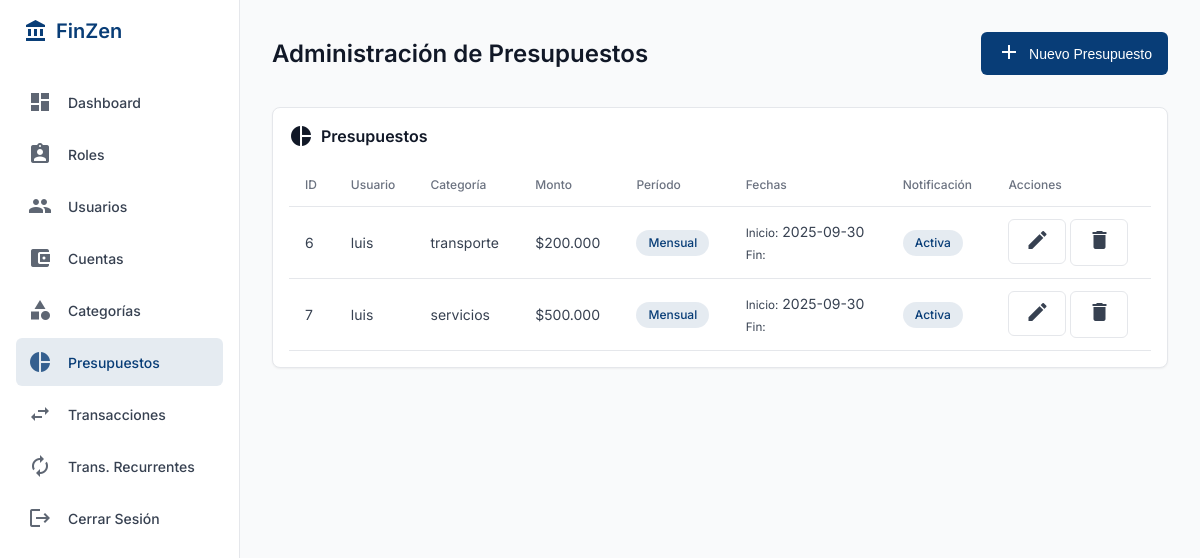
Page /admin/presupuestos.php on the committed database.
### tables this page shows
CREATE TABLE `presupuestos` (
  `id` int(10) UNSIGNED NOT NULL,
  `usuario_id` int(10) UNSIGNED NOT NULL,
  `categoria_id` int(10) UNSIGNED NOT NULL,
  `monto` bigint(20) NOT NULL COMMENT 'Valor en centavos/unidad mínima',
  `periodo` enum('mensual','anual') NOT NULL,
  `fecha_inicio` date NOT NULL,
  `fecha_fin` date DEFAULT NULL,
  `notificacion` tinyint(1) DEFAULT 1,
  `creado_en` timestamp NOT NULL DEFAULT current_timestamp(),
  `actualizado_en` timestamp NULL DEFAULT NULL ON UPDATE current_timestamp()
);

CREATE TABLE `usuarios` (
  `id` int(10) UNSIGNED NOT NULL,
  `nombre_usuario` varchar(100) NOT NULL,
  `correo_electronico` varchar(150) NOT NULL,
  `hash_contraseña` varchar(255) NOT NULL,
  `rol_id` tinyint(3) UNSIGNED NOT NULL DEFAULT 2,
  `saldo` bigint(20) NOT NULL DEFAULT 0 COMMENT 'Valor en centavos/unidad mínima',
  `moneda` char(3) DEFAULT 'PYG',
  `activo` tinyint(1) DEFAULT 1,
  `creado_en` timestamp NOT NULL DEFAULT current_timestamp(),
  `actualizado_en` timestamp NULL DEFAULT NULL ON UPDATE current_timestamp()
);

CREATE TABLE `categorias` (
  `id` int(10) UNSIGNED NOT NULL,
  `usuario_id` int(10) UNSIGNED NOT NULL,
  `nombre` varchar(50) NOT NULL,
  `tipo` enum('ingreso','gasto') NOT NULL,
  `icono` varchar(50) DEFAULT 'category',
  `color` char(7) DEFAULT '#1976D2',
  `creado_en` timestamp NOT NULL DEFAULT current_timestamp(),
  `actualizado_en` timestamp NULL DEFAULT NULL ON UPDATE current_timestamp()
);

### admin/presupuestos.php (the view, shortened to what this page needs)
<?php
$servername = "localhost";
$username = "root";
$password = "";
$dbname = "finzen";
try {
    $conn = new PDO(
        "mysql:host=$servername;dbname=$dbname",
        $username,
        $password
    );
    $conn->setAttribute(PDO::ATTR_ERRMODE, PDO::ERRMODE_EXCEPTION);
} catch (PDOException $e) {
    die("Conexión fallida: " . $e->getMessage());
}
$periodos = [
    "diario" => "Diario",
    "semanal" => "Semanal",
    "mensual" => "Mensual",
    "trimestral" => "Trimestral",
    "semestral" => "Semestral",
    "anual" => "Anual",
];
try {
    $stmt = $conn->prepare("SELECT p.*, u.nombre_usuario, c.nombre AS categoria_nombre
                            FROM presupuestos p
                            LEFT JOIN usuarios u ON p.usuario_id = u.id
                            LEFT JOIN categorias c ON p.categoria_id = c.id");
    $stmt->execute();
    $presupuestos = $stmt->fetchAll(PDO::FETCH_ASSOC);
} catch (PDOException $e) {
    die("Error al obtener presupuestos: " . $e->getMessage());
}
?>
<!DOCTYPE html>
<html lang="es">
<head>
</head>
<body>
    <div class="container">
        <div class="sidebar">
            <div class="logo">
                <i class="material-icons">account_balance</i>
                <span>FinZen</span>
            </div>
            <nav>
                <a href="index.php" class="menu-item">
                    <i class="material-icons">dashboard</i>
                    <span>Dashboard</span>
                </a>
                <a href="roles.php" class="menu-item">
                    <i class="material-icons">assignment_ind</i>
                    <span>Roles</span>
                </a>
                <a href="usuarios.php" class="menu-item">
                    <i class="material-icons">people</i>
                    <span>Usuarios</span>
                </a>
                <a href="cuentas.php" class="menu-item">
                    <i class="material-icons">account_balance_wallet</i>
                    <span>Cuentas</span>
                </a>
                <a href="categorias.php" class="menu-item">
                    <i class="material-icons">category</i>
                    <span>Categorías</span>
                </a>
                <a href="#" class="menu-item active">
                    <i class="material-icons">pie_chart</i>
                    <span>Presupuestos</span>
                </a>
                <a href="transacciones.php" class="menu-item">
                    <i class="material-icons">swap_horiz</i>
                    <span>Transacciones</span>
                </a>
                <a href="transacciones-recurrentes.php" class="menu-item">
                    <i class="material-icons">autorenew</i>
                    <span>Trans. Recurrentes</span>
                </a>
                <a href="../auth/logout.php" class="menu-item">
                    <i class="material-icons">logout</i>
                    <span>Cerrar Sesión</span>
                </a>
            </nav>
        </div>
        <div class="main-content">
            <header class="header">
                <h1 class="page-title">Administración de Presupuestos</h1>
                <button class="btn btn-primary modal-button" data-target="addPresupuestoModal">
                    <span class="icon"><i class="material-icons">add</i></span>
                    <span>Nuevo Presupuesto</span>
                </button>
            </header>
            <div class="card">
                <div class="card-header">
                    <h2 class="card-title">
                        <i class="material-icons">pie_chart</i>
                        <span>Presupuestos</span>
                    </h2>
                </div>
                <div class="card-content">
                    <table class="table">
                        <thead>
                            <tr>
                                <th>ID</th>
                                <th>Usuario</th>
                                <th>Categoría</th>
                                <th>Monto</th>
                                <th>Período</th>
                                <th>Fechas</th>
                                <th>Notificación</th>
                                <th>Acciones</th>
                            </tr>
                        </thead>
                        <tbody>
                            <?php foreach ($presupuestos as $presupuesto): ?>
                            <tr>
                                <td><?php echo htmlspecialchars($presupuesto["id"]); ?></td>
                                <td><?php echo htmlspecialchars($presupuesto["nombre_usuario"] ?? "Sin usuario"); ?></td>
                                <td><?php echo htmlspecialchars($presupuesto["categoria_nombre"] ?? "Sin categoría"); ?></td>
                                <td>$<?php echo number_format($presupuesto["monto"], 0, ",", "."); ?></td>
                                <td>
                                    <span class="badge badge-info">
                                        <?php echo htmlspecialchars($periodos[$presupuesto["periodo"]] ?? $presupuesto["periodo"]); ?>
                                    </span>
                                </td>
                                <td>
                                    <small>Inicio:</small> <?php echo htmlspecialchars($presupuesto["fecha_inicio"]); ?><br>
                                    <small>Fin:</small> <?php echo htmlspecialchars($presupuesto["fecha_fin"]); ?>
                                </td>
                                <td>
                                    <?php if ($presupuesto["notificacion"]): ?>
                                        <span class="badge badge-info">Activa</span>
                                    <?php else: ?>
                                        <span class="badge">Inactiva</span>
                                    <?php endif; ?>
                                </td>
                                <td>
                                    <button class="btn btn-outlined btn-action edit-button" data-target="editPresupuestoModal"
                                            data-id="<?php echo $presupuesto["id"]; ?>"
                                            data-usuario_id="<?php echo $presupuesto["usuario_id"]; ?>"
                                            data-categoria_id="<?php echo $presupuesto["categoria_id"]; ?>"
                                            data-monto="<?php echo number_format($presupuesto["monto"], 0, ",", "."); ?>"
                                            data-periodo="<?php echo $presupuesto["periodo"]; ?>"
                                            data-fecha_inicio="<?php echo $presupuesto["fecha_inicio"]; ?>"
                                            data-fecha_fin="<?php echo $presupuesto["fecha_fin"]; ?>"
                                            data-notificacion="<?php echo $presupuesto["notificacion"]; ?>">
                                        <span class="icon"><i class="material-icons">edit</i></span>
                                    </button>
                                    <a href="?delete=<?php echo $presupuesto["id"]; ?>" class="btn btn-outlined btn-action"
                                       onclick="return confirm('¿Estás seguro de eliminar este presupuesto?')">
                                        <span class="icon"><i class="material-icons">delete</i></span>
                                    </a>
                                </td>
                            </tr>
                            <?php endforeach; ?>
                        </tbody>
                    </table>
                </div>
            </div>
        </div>
    </div>
</body>
</html>

### admin/presupuestos.php (style rules this page uses)
:root { --primary: #083D77; --secondary: #10b981; --error: #ef4444; --background: #f9fafb; --surface: #ffffff; --on-surface: #111827; --on-background: #374151; --border: #e5e7eb; --border-radius: 8px; --spacing: 1rem; --shadow-sm: 0 1px 2px 0 rgba(0, 0, 0, 0.05); }
* { box-sizing: border-box; margin: 0; padding: 0; }
body { font-family: 'Inter', sans-serif; background-color: var(--background); color: var(--on-background); line-height: 1.5; -webkit-font-smoothing: antialiased; }
.container { display: grid; grid-template-columns: 240px 1fr; min-height: 100vh; }
.sidebar { background-color: var(--surface); border-right: 1px solid var(--border); padding: var(--spacing); position: fixed; height: 100vh; width: 240px; }
.logo { font-size: 1.25rem; font-weight: 600; margin-bottom: 2rem; display: flex; align-items: center; color: var(--primary); padding: 0 0.5rem; }
.logo i { margin-right: 0.5rem; }
.menu-item { display: flex; align-items: center; padding: 0.75rem; margin-bottom: 0.25rem; border-radius: 6px; text-decoration: none; color: var(--on-background); font-size: 0.875rem; font-weight: 500; }
.menu-item i { margin-right: 1rem; opacity: 0.8; }
.menu-item.active { background-color: rgba(8, 61, 119, 0.1); color: var(--primary); }
.main-content { grid-column: 2; padding: 2rem; }
.header { display: flex; justify-content: space-between; align-items: center; margin-bottom: 2rem; }
.page-title { font-size: 1.5rem; font-weight: 600; color: var(--on-surface); }
.btn { display: inline-flex; align-items: center; padding: 0.5rem 1rem; border-radius: 6px; text-decoration: none; font-weight: 500; cursor: pointer; border: none; font-size: 0.875rem; gap: 0.5rem; }
.btn-primary { background-color: var(--primary); color: white; }
.btn-outlined { background-color: transparent; border: 1px solid var(--border); color: var(--on-background); }
.card { background-color: var(--surface); border-radius: var(--border-radius); border: 1px solid var(--border); padding: var(--spacing); margin-bottom: var(--spacing); box-shadow: var(--shadow-sm); }
.card-header { display: flex; justify-content: space-between; align-items: center; margin-bottom: var(--spacing); }
.card-title { font-size: 1rem; font-weight: 600; display: flex; align-items: center; color: var(--on-surface); gap: 0.5rem; }
.table { width: 100%; border-collapse: collapse; font-size: 0.875rem; }
.table th, .table td { padding: 0.75rem 1rem; text-align: left; border-bottom: 1px solid var(--border); }
.table th { font-weight: 500; color: #6b7280; font-size: 0.75rem; }
.badge { display: inline-flex; align-items: center; padding: 0.25rem 0.75rem; border-radius: 9999px; font-size: 0.75rem; font-weight: 500; }
.badge-info { background-color: rgba(8, 61, 119, 0.1); color: var(--primary); }

### rows in the picture
presupuestos: id "6", usuario.nombre_usuario "luis", categoria.nombre "transporte", monto "200.000", periodo "Mensual", fecha_inicio "2025-09-30", notificacion "Activa"
presupuestos: id "7", usuario.nombre_usuario "luis", categoria.nombre "servicios", monto "500.000", periodo "Mensual", fecha_inicio "2025-09-30", notificacion "Activa"
